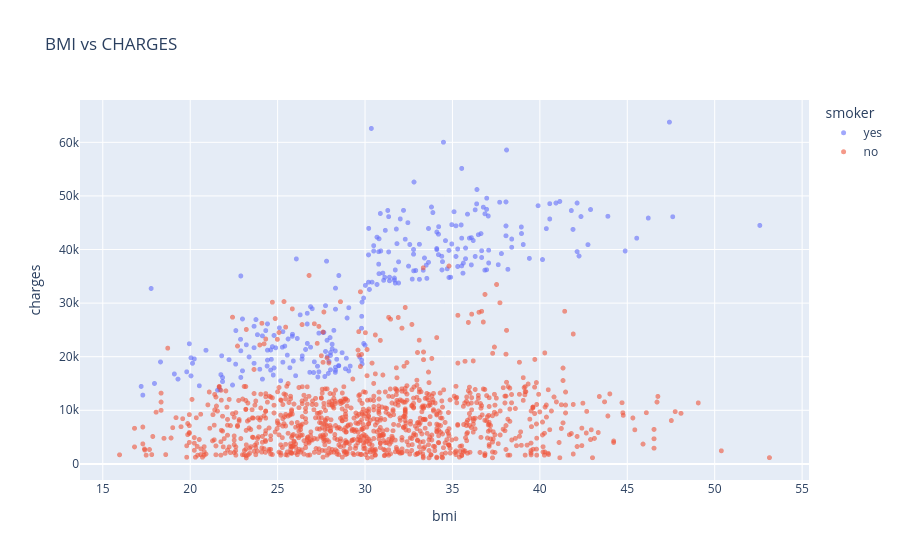

The cell this chart's notebook holds for it:
### Markdown cell above
BMI vs CHARGES

### Code cell
fig=px.scatter(
    medical_df,
    x='bmi',
    y='charges',
    color='smoker',
    opacity=0.6,
    hover_data=['sex'],
    title='BMI vs CHARGES'
)
fig.update_traces(marker_size=5)
fig.show()

### Figure 1 — Plotly figure (JSON) as saved in the notebook; plotly's stock layout.template omitted (floating-point values rounded to 4 significant figures; data arrays with more than 128 entries replaced by an {"elided": "..."} marker saying what was removed)
{"data": [{"customdata": {"elided": "274x1 str values"}, "hovertemplate": "smoker=yes<br>bmi=%{x}<br>charges=%{y}<br>sex=%{customdata[0]}<extra></extra>", "legendgroup": "yes", "marker": {"color": "#636efa", "opacity": 0.6, "size": 5, "symbol": "circle"}, "mode": "markers", "name": "yes", "showlegend": true, "type": "scattergl", "x": {"elided": "274 float values"}, "xaxis": "x", "y": {"elided": "274 float values"}, "yaxis": "y"}, {"customdata": {"elided": "1064x1 str values"}, "hovertemplate": "smoker=no<br>bmi=%{x}<br>charges=%{y}<br>sex=%{customdata[0]}<extra></extra>", "legendgroup": "no", "marker": {"color": "#EF553B", "opacity": 0.6, "size": 5, "symbol": "circle"}, "mode": "markers", "name": "no", "showlegend": true, "type": "scattergl", "x": {"elided": "1064 float values"}, "xaxis": "x", "y": {"elided": "1064 float values"}, "yaxis": "y"}], "layout": {"legend": {"title": {"text": "smoker"}, "tracegroupgap": 0}, "title": {"text": "BMI vs CHARGES"}, "xaxis": {"anchor": "y", "domain": [0, 1], "title": {"text": "bmi"}}, "yaxis": {"anchor": "x", "domain": [0, 1], "title": {"text": "charges"}}}}
